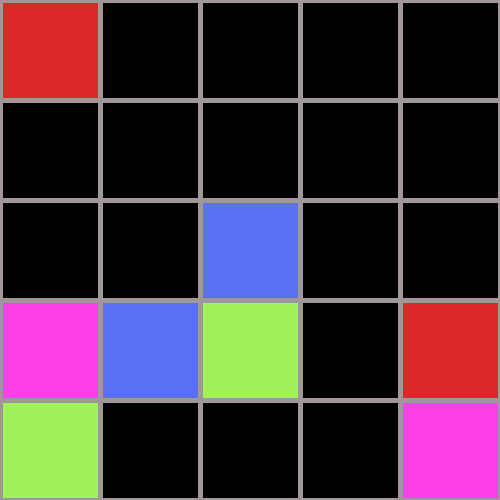
Frame 1 (no input)
Frame 60 (the mouse pressed at the canvas centre just before this capture): identical to frame 1, image omitted
Frame 120 (the mouse held since frame 60 and released just before this capture): identical to frame 1, image omitted

The Processing sketch that drew this single still picture (run headless with seeded random() and noise(); from frame 60 on, the mouse is pressed at the canvas centre):

// Processing sketch: flow
// ── flow.pde
int sqr = 100;
PVector colorSqr;
ArrayList <Rect> pipes = new ArrayList <Rect>();
int[][] board = new int[5][5];
Rect[] rects = new Rect[8];
void setup() {
 size(500,500);
 background(0);
}

void draw() { 
 board();
 pickSqr(0, 0);
 rects[0] = new Rect(colorSqr.x, colorSqr.y, color(#DB2828));
 pickSqr(4, 3);
 rects[1] = new Rect(colorSqr.x, colorSqr.y, color(#DB2828));
 pickSqr(0, 3);
 rects[2] = new Rect(colorSqr.x, colorSqr.y, color(#FF40E6));
 pickSqr(4, 4);
 rects[3] = new Rect(colorSqr.x, colorSqr.y, color(#FF40E6));
 pickSqr(1, 3);
 rects[4] = new Rect(colorSqr.x, colorSqr.y, color(#5A70F2));
 pickSqr(2, 2);
 rects[5] = new Rect(colorSqr.x, colorSqr.y, color(#5A70F2));
 pickSqr(0, 4);
 rects[6] = new Rect(colorSqr.x, colorSqr.y, color(#A1F25A));
 pickSqr(2, 3);
 rects[7] = new Rect(colorSqr.x, colorSqr.y, color(#A1F25A));
 for(int i=0; i<rects.length;i++){
   rects[i].display();
 }
for (int i=0;i<pipes.size();i++) {
    pipes.get(i).display();
  }
}


void mouseDragged() {
  for(int i=0;i<board.length;i++){
    for(int j=0;j<board[i].length;j++){
      int startx = int(mouseX/sqr); 
      int starty = int(mouseY/sqr);
      if(startx == board[i][j]){
        pipes.add(new Rect(mouseX, mouseY, color(255,0,0)));
        print(startx);
      }
    }
  }
}


//draw the board
void board(){
  for (int x = 0; x < board.length; x++) {
    for (int y = 0; y < board.length; y++) {
    stroke(#A09898);
    strokeWeight(5);
    rect(x*sqr,y*sqr,sqr,sqr);
    fill(0);
  }
 }
}

void pickSqr(int x, int y) {
  colorSqr = new PVector(x, y); // floor() - calculates the closest; random() - from 0 to 4
  colorSqr.mult(sqr); // multiplicate by 100
}

class Rect {
  float x; // rect x position
  float y; // rect y position
  color c; // rect color
  boolean selected;
  
  Rect(float x, float y, color c) {
    this.x = x;
    this.y = y;
    this.c = c;
  }
  
  void display() {
    fill(c);
    rect(x,y,sqr,sqr);
  }
}
